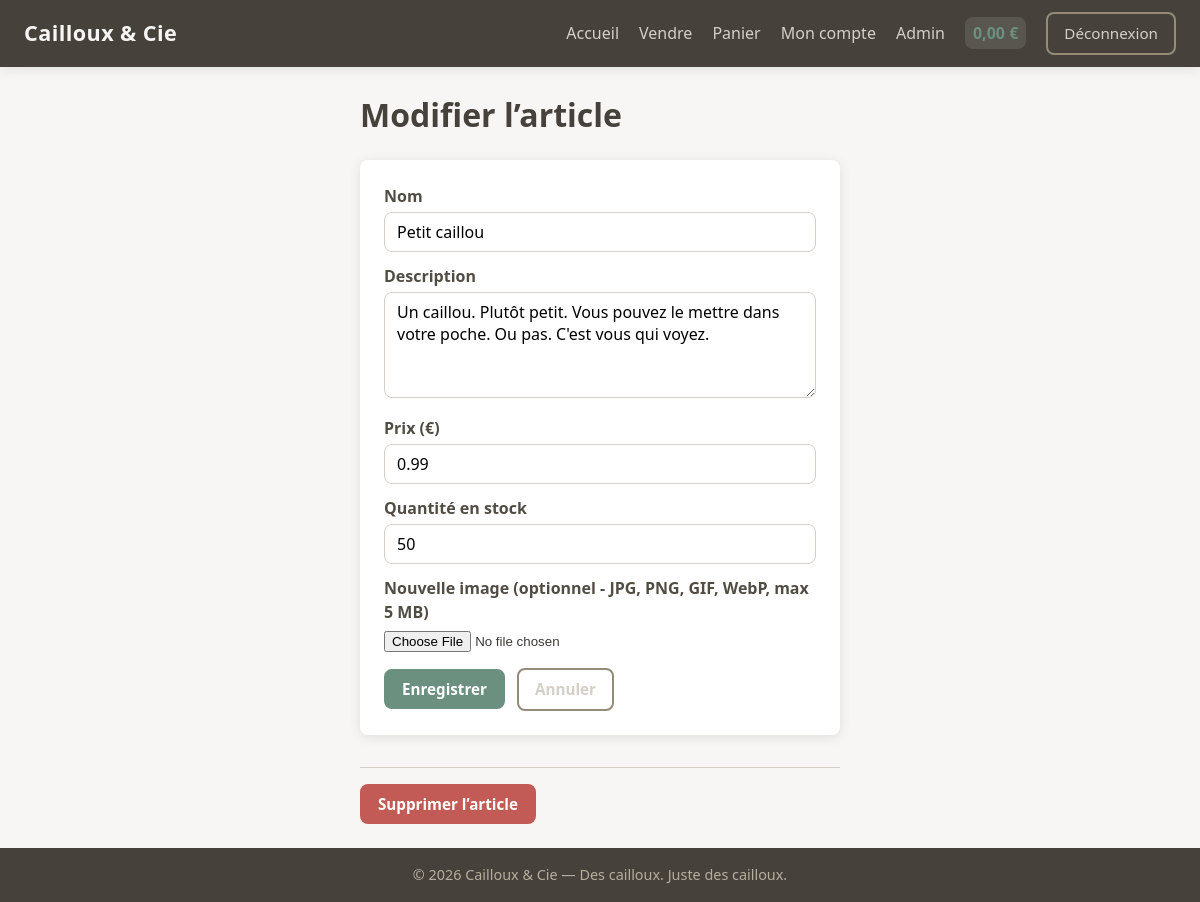
/edit.php?id=1 (signed in), run on an earlier commit of the app's database.
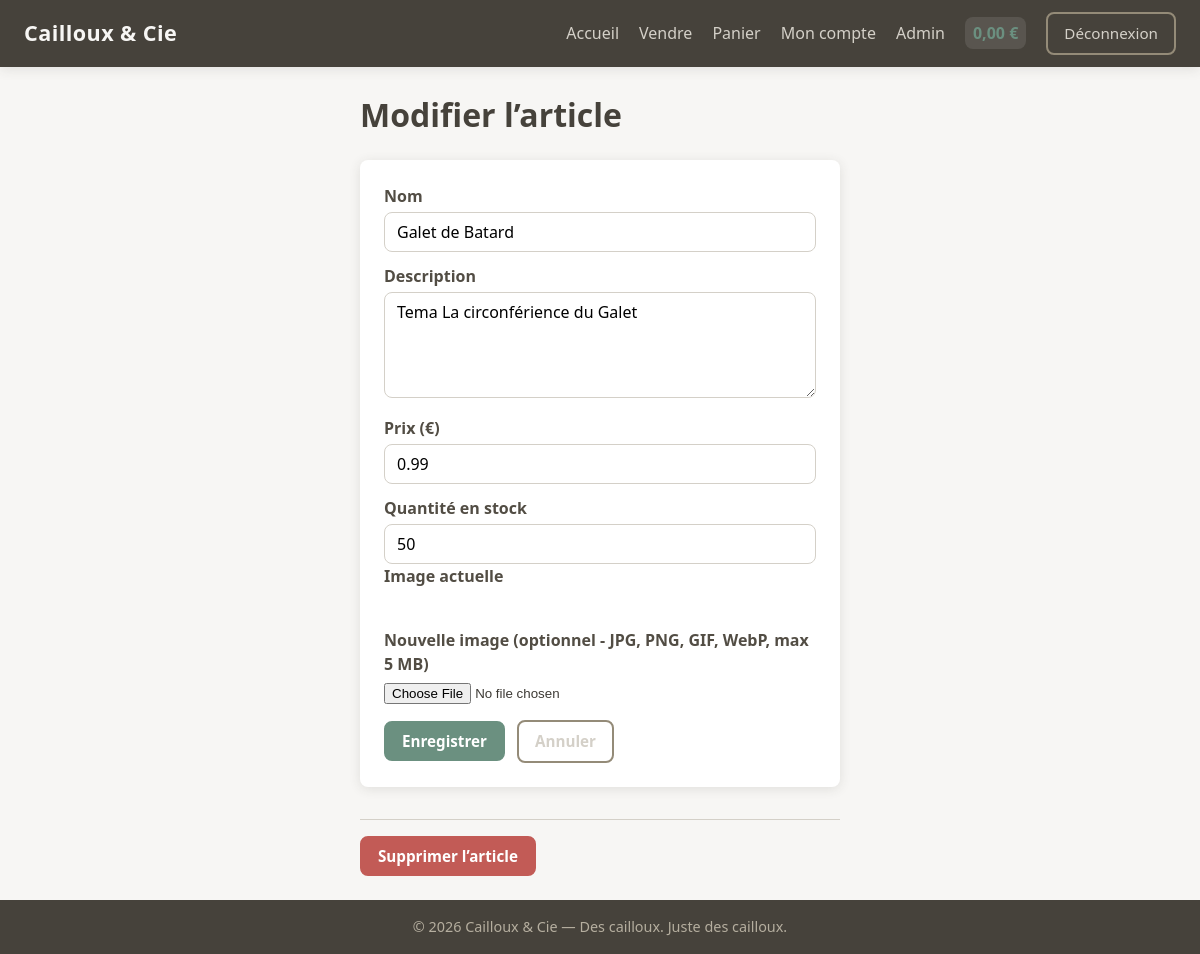
And on a later commit of the database.
### tables this page shows
CREATE TABLE IF NOT EXISTS `article` (
  `id` INT UNSIGNED NOT NULL AUTO_INCREMENT,
  `name` VARCHAR(255) NOT NULL,
  `description` TEXT NOT NULL,
  `price` DECIMAL(10,2) NOT NULL,
  `publication_date` DATETIME NOT NULL DEFAULT CURRENT_TIMESTAMP,
  `author_id` INT UNSIGNED NOT NULL,
  `image_link` VARCHAR(255) DEFAULT NULL,
  PRIMARY KEY (`id`),
  KEY `author_id` (`author_id`),
  KEY `publication_date` (`publication_date`),
  CONSTRAINT `article_author_fk` FOREIGN KEY (`author_id`) REFERENCES `user` (`id`) ON DELETE CASCADE
);

### edit.php (the view, shortened to what this page needs)
<?php
require_once __DIR__ . '/includes/init.php';
$article_id = (int) ($_POST['article_id'] ?? $_GET['id'] ?? 0);
$stmt = $mysqli->prepare("SELECT * FROM article WHERE id = ?");
$stmt->bind_param('i', $article_id);
$stmt->execute();
$article = $stmt->get_result()->fetch_assoc();
$stmt = $mysqli->prepare("SELECT quantity FROM stock WHERE article_id = ?");
$stmt->bind_param('i', $article_id);
$stmt->execute();
$s = $stmt->get_result()->fetch_assoc();
$stock = $s ? (int) $s['quantity'] : 0;
require_once __DIR__ . '/includes/header.php';
?>
<div class="form-page">
    <h1>Modifier l’article</h1>
    <form method="post" action="<?= BASE ?>/edit.php" class="form-card form-wide" enctype="multipart/form-data">
        <label>Nom</label>
        <input type="text" name="name" required value="<?= htmlspecialchars($article['name']) ?>">
        <label>Description</label>
        <textarea name="description" rows="4" required><?= htmlspecialchars($article['description']) ?></textarea>
        <label>Prix (€)</label>
        <input type="text" name="price" required value="<?= htmlspecialchars($article['price']) ?>">
        <label>Quantité en stock</label>
        <input type="number" name="quantity" min="0" value="<?= $stock ?>">
        <?php if (!empty($article['image_link'])): ?>
            <div class="image-preview">
                <label>Image actuelle</label>
            </div>
        <?php endif; ?>
        <label>Nouvelle image (optionnel - JPG, PNG, GIF, WebP, max 5 MB)</label>
        <input type="file" name="image" accept="image/jpeg,image/png,image/gif,image/webp">
        <div class="form-actions">
            <button type="submit" class="btn btn-primary">Enregistrer</button>
            <a href="<?= BASE ?>/detail.php?id=<?= $article_id ?>" class="btn btn-outline">Annuler</a>
        </div>
    </form>
    <form method="post" action="<?= BASE ?>/edit.php" class="form-delete" onsubmit="return confirm('Supprimer définitivement cet article ?');">
        <button type="submit" class="btn btn-danger">Supprimer l’article</button>
    </form>
</div>
<?php require_once __DIR__ . '/includes/footer.php'; ?>

What changed in the data, as far as the page shows it:
changed article: name "Petit caillou" → "Galet de Batard"; description "Un caillou. Plutôt petit. Vous pouvez le mettre dans votre poche. Ou pas. C'est vous qui voyez." → "Tema La circonférience du Galet"
Also different on the page:
text now shown: "Image actuelle"
